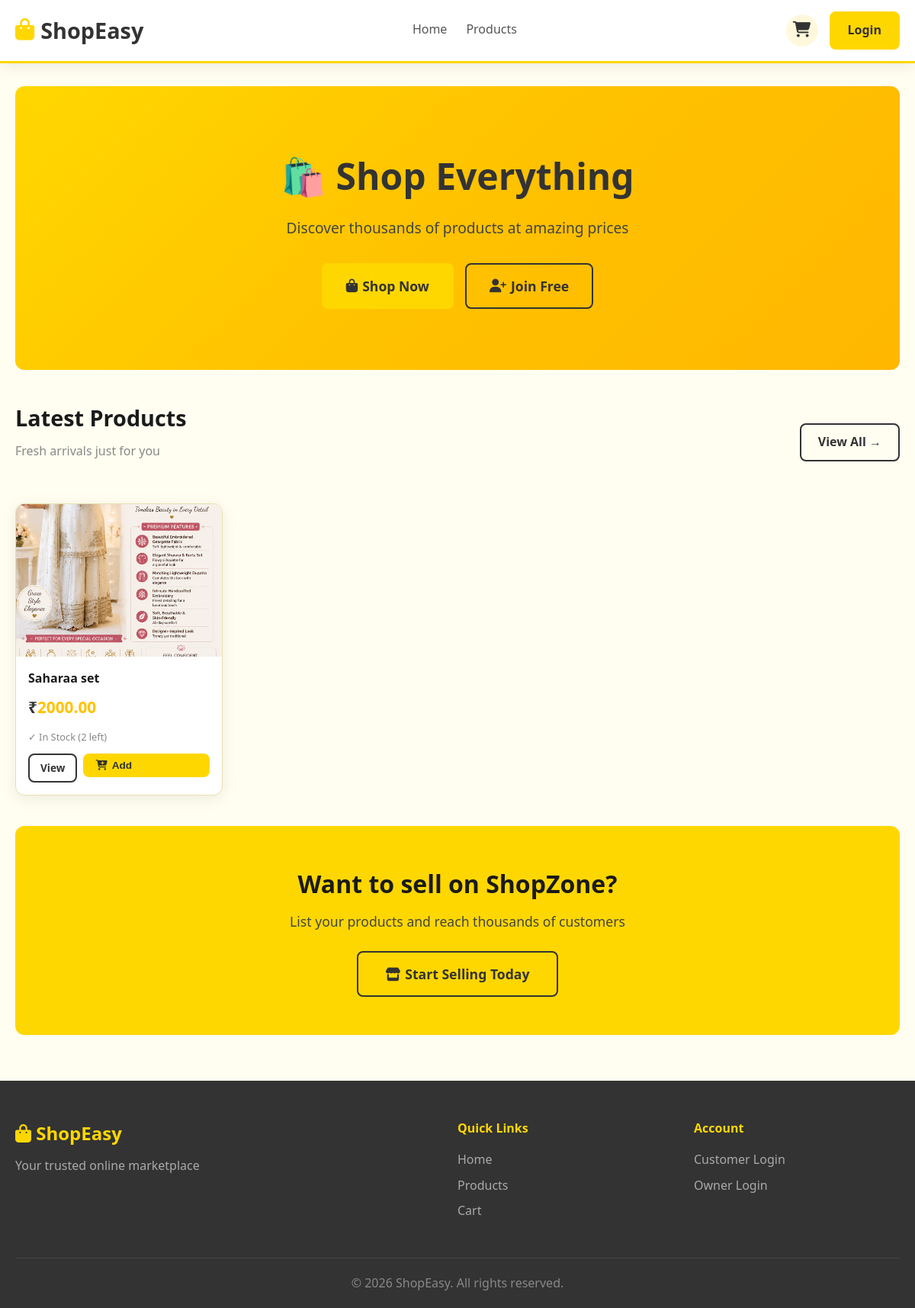
The page / on the database its author committed.
### store/models.py (models this page shows, shortened)
class Product(models.Model):
    owner = models.ForeignKey(CustomUser, on_delete=models.CASCADE, related_name='products')
    category = models.ForeignKey(Category, on_delete=models.SET_NULL, null=True, blank=True)
    name = models.CharField(max_length=200)
    slug = models.SlugField(unique=True)
    description = models.TextField()
    price = models.DecimalField(max_digits=10, decimal_places=2)
    stock = models.PositiveIntegerField(default=0)
    image = models.ImageField(upload_to='products/', blank=True, null=True)
    is_available = models.BooleanField(default=True)
    created_at = models.DateTimeField(auto_now_add=True)
    updated_at = models.DateTimeField(auto_now=True)
    @property
    def is_in_stock(self):
        return self.stock > 0

### store/views.py (the view)
# urls.py: path('', views.home, name='home'),
def home(request):
    products = Product.objects.filter(is_available=True).order_by('-created_at')[:8]
    categories = Category.objects.all()
    featured = Product.objects.filter(is_available=True).order_by('?')[:4]
    return render(request, 'store/home.html', {
        'products': products,
        'categories': categories,
        'featured': featured,
    })

### store/context_processors.py (called while the page is built)
def cart_count(request):
    count = 0
    try:
        if request.user.is_authenticated:
            cart = Cart.objects.filter(customer=request.user).first()
        else:
            if request.session.session_key:
                cart = Cart.objects.filter(session_key=request.session.session_key, customer=None).first()
            else:
                cart = None
        if cart:
            count = cart.get_count()
    except Exception:
        pass
    return {'cart_count': count}

### store/templates/store/home.html (shortened to what this page needs)
{% extends 'base.html' %}
{% block content %}
<section class="hero">
    <div>
        <h1>🛍️ Shop Everything</h1>
        <p>Discover thousands of products at amazing prices</p>
        <div class="hero-actions">
            <a href="{% url 'store:product_list' %}" class="btn-primary" style="font-size: 1.1rem; padding: 14px 30px;">
                <i class="fas fa-shopping-bag"></i> Shop Now
            </a>
            {% if not user.is_authenticated %}
            <a href="{% url 'accounts:customer_register' %}" class="btn-outline" style="font-size: 1.1rem; padding: 14px 30px; border-color: var(--secondary);">
                <i class="fas fa-user-plus"></i> Join Free
            </a>
            {% endif %}
        </div>
    </div>
</section>
<section style="margin: 40px 0;">
    <div class="section-header">
        <div>
            <h2 class="section-title">Latest Products</h2>
            <p class="section-subtitle">Fresh arrivals just for you</p>
        </div>
        <a href="{% url 'store:product_list' %}" class="btn-outline">View All →</a>
    </div>
    {% if products %}
    <div class="products-grid">
        {% for product in products %}
        <div class="product-card">
            <div class="product-img">
                {% if product.image %}
                <img src="{{ product.image.url }}" alt="{{ product.name }}">
                {% else %}
                <i class="fas fa-box no-img"></i>
                {% endif %}
            </div>
            <div class="product-info">
                <h3 class="product-name">{{ product.name }}</h3>
                <p class="product-price">₹<span>{{ product.price }}</span></p>
                <p class="product-stock {% if not product.is_in_stock %}out{% endif %}">
                    {% if product.is_in_stock %}✓ In Stock ({{ product.stock }} left){% else %}✗ Out of Stock{% endif %}
                </p>
                <div class="product-actions">
                    <a href="{% url 'store:product_detail' product.slug %}" class="btn-outline btn-sm">View</a>
                    {% if product.is_in_stock and not user.is_owner %}
                    <form method="post" action="{% url 'store:add_to_cart' product.id %}" style="flex:1">
                        <button type="submit" class="btn-primary btn-sm" style="width:100%">
                            <i class="fas fa-cart-plus"></i> Add
                        </button>
                    </form>
                    {% endif %}
                </div>
            </div>
        </div>
        {% endfor %}
    </div>
    {% endif %}
</section>
<section style="background: var(--primary); border-radius: var(--radius); padding: 50px; text-align: center; margin: 40px 0;">
    <h2 style="font-size: 2rem; font-weight: 900; margin-bottom: 10px;">Want to sell on ShopZone?</h2>
    <p style="font-size: 1.1rem; margin-bottom: 25px; color: #444;">List your products and reach thousands of customers</p>
    <a href="{% url 'accounts:owner_register' %}" class="btn-outline" style="font-size: 1.1rem; padding: 14px 35px;">
        <i class="fas fa-store"></i> Start Selling Today
    </a>
</section>
{% endblock %}

### store/static/store/css/style.css (style rules this page uses)
:root { --primary: #FFD700; --primary-dark: #FFC200; --primary-light: #FFF8DC; --secondary: #333333; --text-dark: #1a1a1a; --text-medium: #555555; --text-light: #888888; --white: #ffffff; --bg-light: #FFFEF0; --border: #E8E0B0; --shadow: 0 4px 20px rgba(0,0,0,0.08); --shadow-hover: 0 8px 30px rgba(255,215,0,0.25); --radius: 12px; --radius-sm: 8px; --transition: all 0.3s ease; }
* { margin: 0; padding: 0; box-sizing: border-box; }
body { font-family: 'Segoe UI', system-ui, sans-serif; background: var(--bg-light); color: var(--text-dark); line-height: 1.6; }
a { text-decoration: none; color: inherit; transition: var(--transition); }
img { max-width: 100%; height: auto; }
.btn-primary { background: var(--primary); color: var(--secondary); padding: 10px 22px; border-radius: var(--radius-sm); font-weight: 700; border: 2px solid var(--primary); cursor: pointer; transition: var(--transition); display: inline-flex; align-items: center; gap: 6px; }
.btn-outline { background: transparent; color: var(--secondary); padding: 10px 22px; border-radius: var(--radius-sm); font-weight: 600; border: 2px solid var(--secondary); cursor: pointer; transition: var(--transition); display: inline-flex; align-items: center; gap: 6px; }
.btn-sm { padding: 6px 14px; font-size: 0.85rem; }
.hero { background: linear-gradient(135deg, var(--primary) 0%, var(--primary-dark) 50%, #FFB700 100%); padding: 80px 0; text-align: center; border-radius: var(--radius); margin: 30px 0; }
.hero h1 { font-size: 3rem; font-weight: 900; color: var(--secondary); margin-bottom: 15px; }
.hero p { font-size: 1.2rem; color: #444; margin-bottom: 30px; }
.hero-actions { display: flex; gap: 15px; justify-content: center; flex-wrap: wrap; }
.section-title { font-size: 1.8rem; font-weight: 800; color: var(--text-dark); margin-bottom: 8px; }
.section-subtitle { color: var(--text-light); margin-bottom: 30px; }
.section-header { display: flex; justify-content: space-between; align-items: center; margin-bottom: 25px; }
.products-grid { display: grid; grid-template-columns: repeat(auto-fill, minmax(250px, 1fr)); gap: 24px; }
.product-card { background: var(--white); border-radius: var(--radius); overflow: hidden; box-shadow: var(--shadow); transition: var(--transition); border: 1px solid var(--border); }
.product-img { height: 200px; overflow: hidden; background: var(--primary-light); display: flex; align-items: center; justify-content: center; }
.product-img img { width: 100%; height: 100%; object-fit: cover; }
.product-info { padding: 16px; }
.product-name { font-size: 1rem; font-weight: 700; margin-bottom: 8px; color: var(--text-dark); }
.product-price { font-size: 1.3rem; font-weight: 800; color: var(--secondary); margin-bottom: 12px; }
.product-price span { color: var(--primary-dark); }
.product-stock { font-size: 0.8rem; color: var(--text-light); margin-bottom: 12px; }
.product-actions { display: flex; gap: 8px; }

### rows shown on the page
Product: image (picture), name "Saharaa set", price "2000.00", stock "2", shows "Add"
